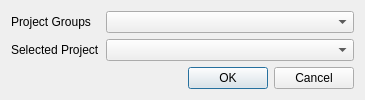
<?xml version="1.0" encoding="UTF-8"?>
<ui version="4.0">
 <class>ProjectSelector</class>
 <widget class="QDialog" name="ProjectSelector">
  <property name="windowModality">
   <enum>Qt::ApplicationModal</enum>
  </property>
  <property name="geometry">
   <rect>
    <x>0</x>
    <y>0</y>
    <width>365</width>
    <height>95</height>
   </rect>
  </property>
  <property name="sizePolicy">
   <sizepolicy hsizetype="MinimumExpanding" vsizetype="MinimumExpanding">
    <horstretch>0</horstretch>
    <verstretch>0</verstretch>
   </sizepolicy>
  </property>
  <property name="windowTitle">
   <string>Select Project</string>
  </property>
  <property name="modal">
   <bool>true</bool>
  </property>
  <layout class="QGridLayout" name="gridLayout">
   <item row="1" column="1">
    <widget class="QDialogButtonBox" name="buttonBox">
     <property name="orientation">
      <enum>Qt::Horizontal</enum>
     </property>
     <property name="standardButtons">
      <set>QDialogButtonBox::Cancel|QDialogButtonBox::Ok</set>
     </property>
    </widget>
   </item>
   <item row="0" column="0" colspan="2">
    <layout class="QFormLayout" name="formLayout">
     <property name="fieldGrowthPolicy">
      <enum>QFormLayout::AllNonFixedFieldsGrow</enum>
     </property>
     <item row="0" column="0">
      <widget class="QLabel" name="label">
       <property name="text">
        <string>Project Groups</string>
       </property>
      </widget>
     </item>
     <item row="0" column="1">
      <widget class="QComboBox" name="projectGroupComboBox"/>
     </item>
     <item row="1" column="0">
      <widget class="QLabel" name="label_2">
       <property name="text">
        <string>Selected Project</string>
       </property>
      </widget>
     </item>
     <item row="1" column="1">
      <widget class="QComboBox" name="selectedProjectComboBox"/>
     </item>
    </layout>
   </item>
  </layout>
 </widget>
 <tabstops>
  <tabstop>projectGroupComboBox</tabstop>
  <tabstop>selectedProjectComboBox</tabstop>
  <tabstop>buttonBox</tabstop>
 </tabstops>
 <resources/>
 <connections>
  <connection>
   <sender>buttonBox</sender>
   <signal>rejected()</signal>
   <receiver>ProjectSelector</receiver>
   <slot>reject()</slot>
   <hints>
    <hint type="sourcelabel">
     <x>292</x>
     <y>85</y>
    </hint>
    <hint type="destinationlabel">
     <x>286</x>
     <y>94</y>
    </hint>
   </hints>
  </connection>
  <connection>
   <sender>buttonBox</sender>
   <signal>accepted()</signal>
   <receiver>ProjectSelector</receiver>
   <slot>loadProject()</slot>
   <hints>
    <hint type="sourcelabel">
     <x>228</x>
     <y>85</y>
    </hint>
    <hint type="destinationlabel">
     <x>38</x>
     <y>6</y>
    </hint>
   </hints>
  </connection>
  <connection>
   <sender>projectGroupComboBox</sender>
   <signal>currentIndexChanged(int)</signal>
   <receiver>ProjectSelector</receiver>
   <slot>onProjectGroupChanged(int)</slot>
   <hints>
    <hint type="sourcelabel">
     <x>112</x>
     <y>24</y>
    </hint>
    <hint type="destinationlabel">
     <x>24</x>
     <y>34</y>
    </hint>
   </hints>
  </connection>
 </connections>
 <slots>
  <slot>loadProject()</slot>
  <slot>onProjectGroupChanged(int)</slot>
 </slots>
</ui>
